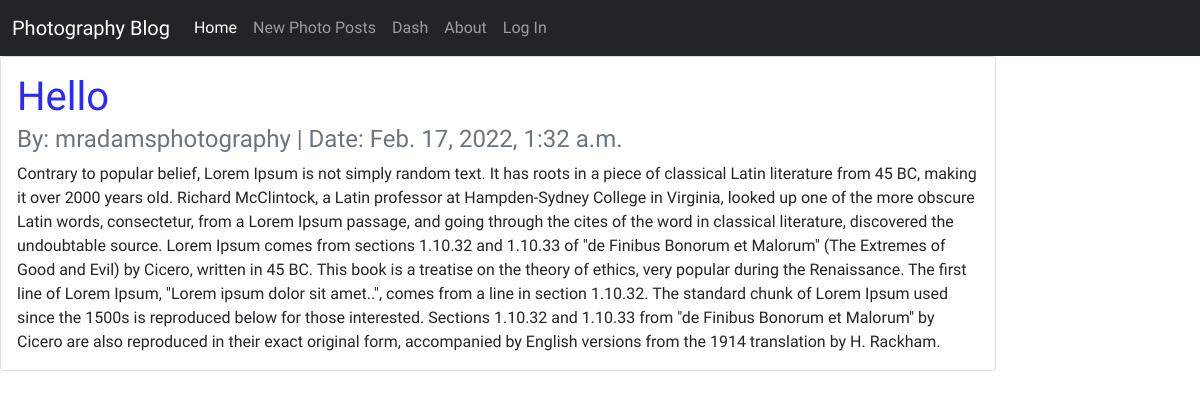
The app's page /posts/1/ with its own data.
### posts/models.py (models this page shows, shortened)
class Post(models. Model):
    title = models.CharField(max_length=256)
    author = models.ForeignKey(
        'auth.User',
        on_delete=models.CASCADE
    )
    body = models.TextField()
    created_at =models.DateTimeField(auto_now_add=True)

### posts/views.py (the view)
# urls.py: path('posts/<int:pk>/', PostDetailView.as_view(), name="post_detail"),
class PostDetailView(DetailView):
    template_name = "post_detail.html"
    model = Post

### templates/post_detail.html (shortened to what this page needs)
{% extends 'base.html' %}
{% block content %}
<div class="row">
    <div class="col-md-10">
        <div class="card">
            <div class="card-body">
                <h1 class="card-title">{{ post.title}}</h1>
                <h4 class="card-subtitle mb-2 text-muted">
                    By: {{ post.author }} | Date: {{ post.created_at }}
                </h4>
                <p class="card-text">{{ post.body }}</p>
            </div>
        </div>
    </div>
</div>
{% endblock content %}

### static/css/base.css (style rules this page uses)
body { font-family: 'Abel', sans-serif; font-weight: 400; }
h1 { color: rgb(40, 40, 255); font-weight: 300; }

### records on screen
Post: title "Hello", author "mradamsphotography", created_at "Feb. 17, 2022, 1:32 a.m.", body "Contrary to popular belief, Lorem Ipsum is not simply random text. It has roots in a piece of classical Latin literature from 45 BC, making it over 2000 years old. Richard McClintock, a Latin professor at Hampden-Sydney College in Virginia, looked up one of the more obscure Latin words, consectetur, from a Lorem Ipsum passage, and going through the cites of the word in classical literature, discovered the undoubtable source. Lorem Ipsum comes from sections 1.10.32 and 1.10.33 of \"de Finibus Bonorum et Malorum\" (The Extremes of Good and Evil) by Cicero, written in 45 BC. This book is a treatise on the theory of ethics, very popular during the Renaissance. The first line of Lorem Ipsum,…"
